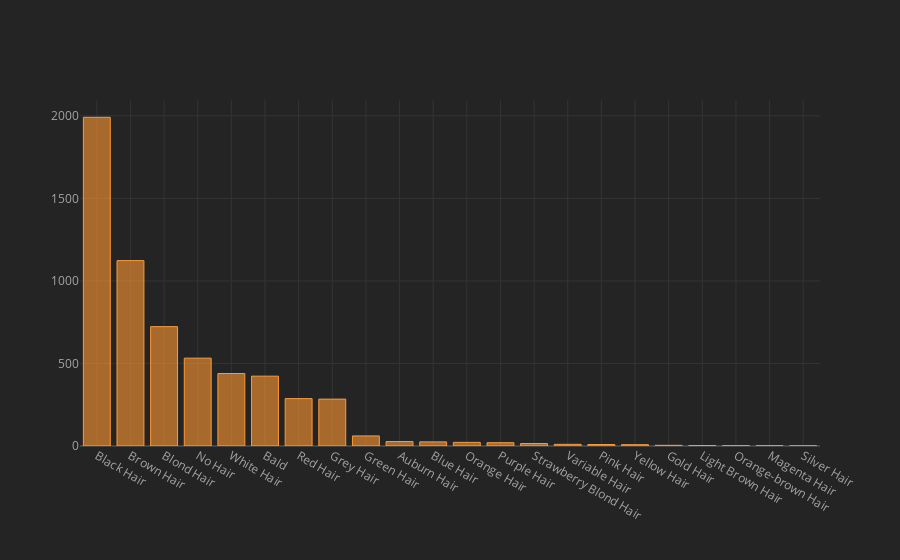

Source (notebook cell):
### Code cell
df[(df["APPEARANCES"]<=10) & (df["Year"]<=2000)].sort_values(by=["Year"],ascending=True).HAIR.value_counts().iplot(kind="bar")

### Figure 1 — Plotly figure (JSON) as saved in the notebook; plotly's stock layout.template omitted (floating-point values rounded to 4 significant figures)
{"data": [{"marker": {"color": "rgba(255, 153, 51, 0.6)", "line": {"color": "rgba(255, 153, 51, 1.0)", "width": 1}}, "name": "HAIR", "orientation": "v", "text": "", "type": "bar", "x": ["Black Hair", "Brown Hair", "Blond Hair", "No Hair", "White Hair", "Bald", "Red Hair", "Grey Hair", "Green Hair", "Auburn Hair", "Blue Hair", "Orange Hair", "Purple Hair", "Strawberry Blond Hair", "Variable Hair", "Pink Hair", "Yellow Hair", "Gold Hair", "Light Brown Hair", "Orange-brown Hair", "Magenta Hair", "Silver Hair"], "y": [1991, 1123, 723, 532, 439, 423, 287, 284, 61, 27, 25, 22, 20, 15, 10, 9, 8, 4, 3, 2, 2, 1]}], "layout": {"legend": {"bgcolor": "#242424", "font": {"color": "#F4F4F4"}}, "paper_bgcolor": "#242424", "plot_bgcolor": "#242424", "title": {"font": {"color": "#F4F4F4"}}, "xaxis": {"gridcolor": "#343434", "showgrid": true, "tickfont": {"color": "#A4A4A4"}, "title": {"font": {"color": "#A4A4A4"}, "text": ""}, "zerolinecolor": "#444444"}, "yaxis": {"gridcolor": "#343434", "showgrid": true, "tickfont": {"color": "#A4A4A4"}, "title": {"font": {"color": "#A4A4A4"}, "text": ""}, "zerolinecolor": "#444444"}}}
